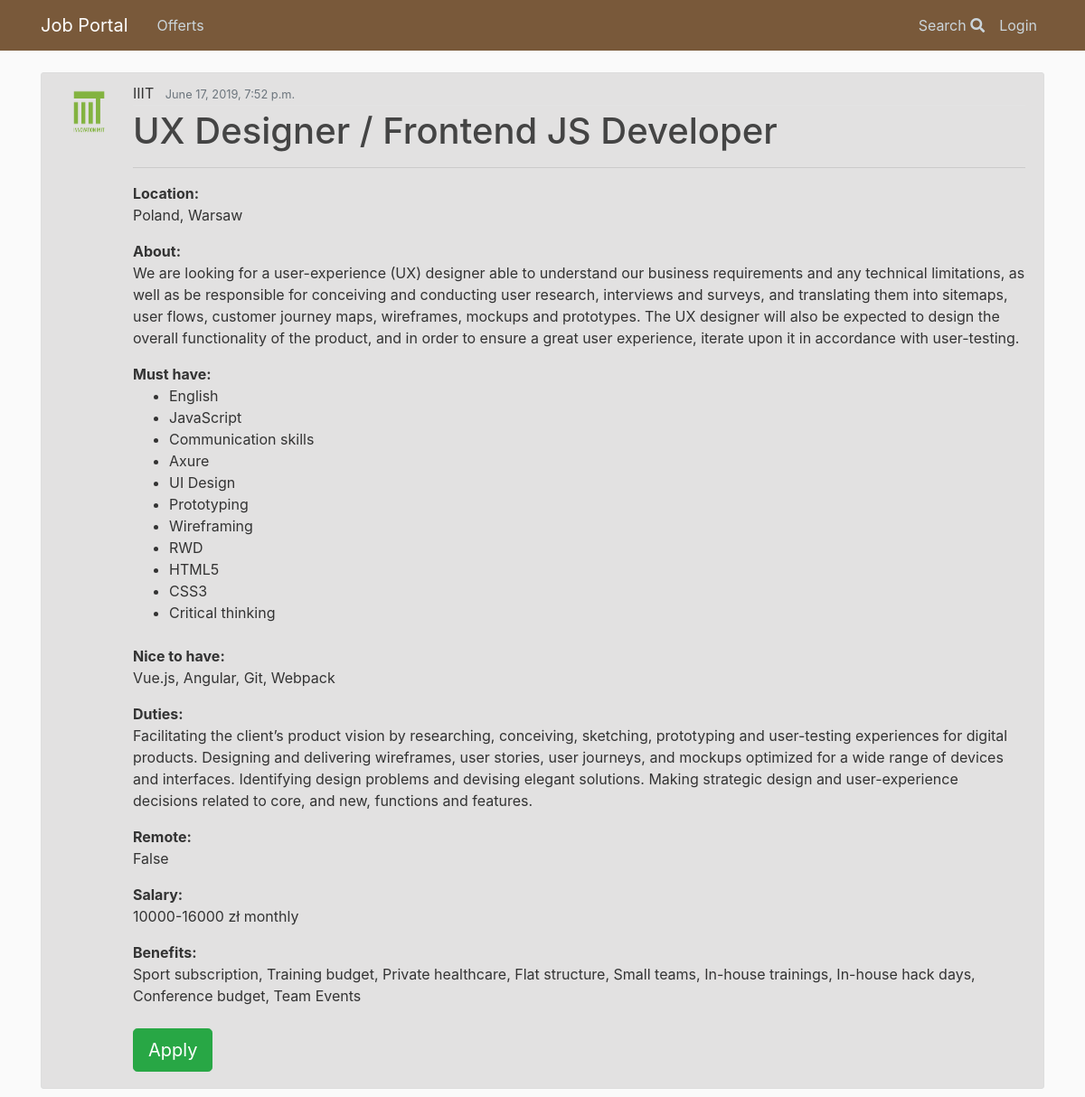
Screenshot of /offerts/details/123/ with the database file from the repository.
### offerts/models.py (models this page shows, shortened)
class Offert(models.Model):
    author = models.ForeignKey(User, on_delete=models.CASCADE)
    position = models.CharField(max_length = 100)
    agency = models.ForeignKey(Agency, on_delete=models.CASCADE)
    remote = models.BooleanField(default=False)
    sal_types = (
        ('H', 'per hour'),
        ('M', 'monthly'),
    )
    salary_type = models.CharField(
        max_length=1,
        choices=sal_types,
        default='M',
    )
    min_salary = models.PositiveIntegerField(default=0)
    max_salary = models.PositiveIntegerField(default=0)
    publication_date = models.DateTimeField(auto_now_add = True)
    expiration_date = models.DateField(null=True, default=None)
    must_have = models.ManyToManyField('Tag')
    nice_to_have = models.CharField(max_length = 1000)
    duties = models.CharField(max_length = 1000)
    benefits = models.CharField(max_length = 1000)
    about = models.TextField(null=True)
    '''def get_absolute_url(self):
        return reverse('offerts:application_form')'''

class Agency(models.Model):
    company = models.ForeignKey(Company, on_delete=models.CASCADE)
    country = models.CharField(max_length = 100)
    location = models.CharField(max_length = 100)
    address = models.CharField(max_length = 200)
    weppage = models.URLField(null=True)
    email = models.EmailField()
    phone = models.CharField(max_length=15)
    class Meta:
        verbose_name_plural = "Agencies"

class Company(models.Model):
    name = models.CharField(max_length = 200, unique=True)
    logo = models.ImageField(upload_to = "logos/", null=True, default=None)
    webpage = models.URLField(null=True)
    about = models.CharField(max_length = 1000)
    class Meta:
        verbose_name_plural = "Companies"

class Tag(models.Model):
    name = models.CharField(max_length = 50)
    def __str__(self):
        return self.name

### offerts/views.py (the view)
# urls.py: path('details/<int:pk>/', OffertDetailView, name = 'offert_details'),
def OffertDetailView(request, **kwargs):
    offert = Offert.objects.all().get(id=kwargs['pk'])
    questions = CustomQuestion.objects.all().filter(offert=offert)
    context = {
        'offert' : offert,
        'questions' : questions
    }
    return render(request, 'offerts/offert_details.html', context)

### offerts/templates/offerts/offert_details.html (shortened to what this page needs)
{% extends 'base.html' %}
{% load static %}
{% block body %}
<article class="media content-section">
  <img class="article-img" src="{{offert.agency.company.logo.url}}" alt="logo">
  <div class="media-body">
    <div class="article-metadata">
      <a class="mr-2">{{ offert.agency.company.name }}</a>
      <small class="text-muted">{{offert.publication_date}}</small>
    </div>
    <h1><a class="article-title">{{ offert.position }}</a></h1>
    <hr>
    <p class="article-content"><strong>Location:</strong> <br> {{ offert.agency.country }}, {{offert.agency.location }}</p>
    <p class="article-content"><strong>About:</strong> <br> {{offert.about}}</p>
    <strong>Must have:</strong>
    <ul>
      {% for tag in offert.must_have.all %}
      <li>{{tag}}</li>
      {% endfor %}
    </ul>
    <p class="article-content"><br><strong>Nice to have:</strong> <br> {{offert.nice_to_have}}</p>
    <p class="article-content"><strong>Duties:</strong> <br> {{offert.duties}}</p>
    <p class="article-content"><strong>Remote:</strong> <br> {{offert.remote}}</p>
    <p class="article-content"><strong>Salary:</strong> <br> {{offert.min_salary}}-{{offert.max_salary}} zł  {{ offert.get_salary_type_display }}</p>
    <p class="article-content"><strong>Benefits:</strong> <br> {{offert.benefits}}</p>
    {% if user == offert.author %}
    <div>
      <br>
      <hr>
      <h3>Your custom questions:</h3> <br>
      {% if questions %}
      <ol>
        {% for question in questions %}
        <li><p>{{ question.question }}</p></li>
        {% if question.answer_type == 'T' %}
        <input type="text"/>
        <br><br>
        {% endif %}
        {% if question.answer_type == 'R' %}
        {% for answer in question.get_answers %}
        <input type="radio" name="answer"/>
        {{answer}}
        <br>
        {% endfor %}
        <br><br>
        {% endif %}
        {% if question.answer_type == 'C' %}
        {% for answer in question.get_answers %}
        <input type="checkbox" name="answer"/>
        {{answer}}
        <br>
        {% endfor %}
        <br><br>
        {% endif %}
        {% endfor %}
      </ol>
    {% else %}
      <h6><strong>You didn't create any questions.</strong></h6>
      <br>
    {% endif %}
    </div>
    <hr> <h3>Manage your offert:</h3> <br>
    <a href="{% url 'manager:manager-update' offert.id %}"><button type="button" class="btn btn-primary mb-4" >Update offert</button></a>
    <a href="{% url 'manager:manager-delete' offert.id %}"><button type="button" class="btn btn-danger mb-4" >Delete offert</button></a>
    </article>
    <a class="btn btn-secondary mb-4 mr-2" href="{% url 'manager:manager-my' user.username %}">My offerts list</a>
    <a href="{% url 'manager:manager-replies' offert.id %}"><button type="button" class="btn btn-info mb-4">View applications</button></a>
  {% else %}
    <a href="{% url 'offerts:apply' offert.id %}"><button type="button" class="btn btn-success btn-lg mt-2 mb-2">Apply</button></a>
    </article>
  {% endif %}
    {% endblock %}

### offerts/static/main.css (style rules this page uses)
body { background: #fafafa; color: #333333; margin-top: 5rem; }
h1, h2, h3, h4, h5, h6 { color: #444444; }
ul { margin: 0; }
.content-section { background: #e2e1e1; padding: 10px 20px; border: 1px solid #dddddd; border-radius: 3px; margin-bottom: 20px; }
.article-title { color: #444444; }
.article-content { white-space: pre-line; }
.article-img { height: 65px; width: 65px; margin-right: 16px; }
.article-metadata { padding-bottom: 1px; margin-bottom: 4px; border-bottom: 1px solid #e3e3e3 }

### rows the page displays
Offert: agency.company.logo (picture), agency.company.name "IIIT", publication_date "June 17, 2019, 7:52 p.m.", position "UX Designer / Frontend JS Developer", agency.country "Poland", agency.location "Warsaw", about "We are looking for a user-experience (UX) designer able to understand our business requirements and any technical limitations, as well as be responsible for conceiving and conducting user research, interviews and surveys, and translating them into sitemaps, user flows, customer journey maps, wireframes, mockups and prototypes. The UX designer will also be expected to design the overall functionality of the product, and in order to ensure a great user experience, iterate upon it in accordance with user-testing.", nice_to_have "Vue.js, Angular, Git, Webpack", duties "Facilitating the client’s product vision by researching, conceiving, sketching, prototyping and user-testing experiences for digital products. Designing and delivering wireframes, user stories, user journeys, and mockups optimized for a wide range of devices and interfaces. Identifying design problems and devising elegant solutions. Making strategic design and user-experience decisions related to core, and new, functions and features.", remote "False", min_salary "10000", max_salary "16000", salary_type "monthly", benefits "Sport subscription, Training budget, Private healthcare, Flat structure, Small teams, In-house trainings, In-house hack days, Conference budget, Team Events"
Tag: name "English"
Tag: name "JavaScript"
Tag: name "Communication skills"
Tag: name "Axure"
Tag: name "UI Design"
Tag: name "Prototyping"
Tag: name "Wireframing"
Tag: name "RWD"
Tag: name "HTML5"
Tag: name "CSS3"
Tag: name "Critical thinking"
